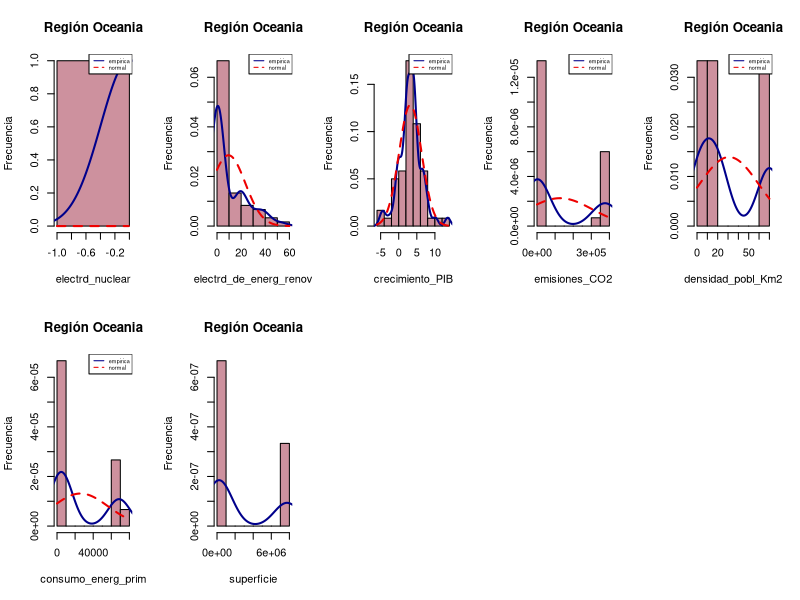

Reproduce this figure in R. (Note: this script raises an error after producing the figure.)
## ---- chunk 1
M = read.csv("datosEq5.csv")
head(M, n=10)
R1 = subset(M, M$region=="Oceania")[-1]
R2 = subset(M, M$region=="Caribe")[-1]
## ---- chunk 2
par(mfrow = c(2,5))
for (columns in 2:11){
x1 = R1[,columns]
m1 = mean(x1)
ds1 = sd(x1)

hist(x1, freq=FALSE, col="pink3", main="Región Oceania", ylab="Frecuencia", xlab = names(R1)[columns])
lines(density(x1), col="blue4", lwd=2)

x = seq(m1-4*ds1, m1+4*ds1, 0.1)
curve(dnorm(x, m1, ds1), add=TRUE, col="red2", lwd=2, lty = 2)
legend("topright",  legend = c("empirica", "normal"), lty = c(1,2),  col = c("blue4", "red2") , cex=0.5)
}


par(mfrow = c(2,5))
for (columns in 2:11){
x2 = R2[,columns]
m2 = mean(x2)
ds2 = sd(x2)

hist(x2, freq=FALSE, col="blue3", main="Región Caribe", ylab="Frecuencia", xlab = names(R2)[columns])
lines(density(x2), col="pink4", lwd=2)

x = seq(m2-4*ds2, m2+4*ds2, 0.1)
curve(dnorm(x, m2, ds2), add=TRUE, col="red2", lwd=2, lty=2)
legend("topright",  legend = c("empirica", "normal"), lty = c(1,2),  col = c("pink4", "red2") , cex=0.5)
}
## ---- chunk 3
media_R1 = apply(R1, 2, mean)
mediana_R1 = apply(R1, 2, median)
Rm = function(x)((max(x)+min(x))/2) 
Rm_R1 = apply(R1, 2, Rm)
Centro_R1 = data.frame(media_R1, mediana_R1, Rm_R1)
head(Centro_R1)

media_R2 = apply(R2, 2, mean)
mediana_R2 = apply(R2, 2, median)
Rm_R2 = apply(R2, 2, Rm)
Centro_R2 = data.frame(media_R2, mediana_R2, Rm_R2)
head(Centro_R2)
## ---- chunk 4
par(mfrow = c(2,5))
for (columns in 2:11){
x1 = R1[,columns] 
qqnorm(x1, col="blue", pch=20, main="Región Oceania", sub= names(R1)[columns])
qqline(x1, col="red")
}

par(mfrow = c(2,5))
for (columns in 2:11){
x2 = R2[,columns]
qqnorm(x2, col="blue", pch=20, main="Región Caribe", sub= names(R2)[columns])
qqline(x2, col="red")
}

